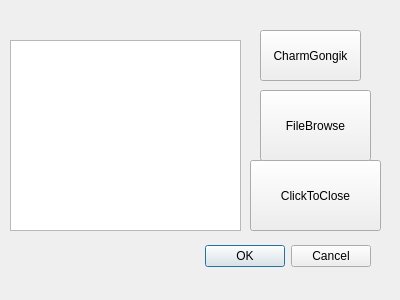
<?xml version="1.0" encoding="UTF-8"?>
<ui version="4.0">
 <class>Dialog</class>
 <widget class="QDialog" name="Dialog">
  <property name="geometry">
   <rect>
    <x>0</x>
    <y>0</y>
    <width>400</width>
    <height>300</height>
   </rect>
  </property>
  <property name="windowTitle">
   <string>Dialog</string>
  </property>
  <widget class="QDialogButtonBox" name="buttonBox">
   <property name="geometry">
    <rect>
     <x>30</x>
     <y>240</y>
     <width>341</width>
     <height>32</height>
    </rect>
   </property>
   <property name="orientation">
    <enum>Qt::Horizontal</enum>
   </property>
   <property name="standardButtons">
    <set>QDialogButtonBox::Cancel|QDialogButtonBox::Ok</set>
   </property>
  </widget>
  <widget class="QPushButton" name="pushButton">
   <property name="geometry">
    <rect>
     <x>250</x>
     <y>160</y>
     <width>131</width>
     <height>71</height>
    </rect>
   </property>
   <property name="text">
    <string>ClickToClose</string>
   </property>
  </widget>
  <widget class="QPushButton" name="pushButton_2">
   <property name="geometry">
    <rect>
     <x>260</x>
     <y>90</y>
     <width>111</width>
     <height>71</height>
    </rect>
   </property>
   <property name="text">
    <string>FileBrowse</string>
   </property>
  </widget>
  <widget class="QListWidget" name="listWidget">
   <property name="geometry">
    <rect>
     <x>10</x>
     <y>40</y>
     <width>231</width>
     <height>191</height>
    </rect>
   </property>
  </widget>
  <widget class="QPushButton" name="pushButton_3">
   <property name="geometry">
    <rect>
     <x>260</x>
     <y>30</y>
     <width>101</width>
     <height>51</height>
    </rect>
   </property>
   <property name="text">
    <string>CharmGongik</string>
   </property>
  </widget>
 </widget>
 <resources/>
 <connections>
  <connection>
   <sender>buttonBox</sender>
   <signal>accepted()</signal>
   <receiver>Dialog</receiver>
   <slot>accept()</slot>
   <hints>
    <hint type="sourcelabel">
     <x>248</x>
     <y>254</y>
    </hint>
    <hint type="destinationlabel">
     <x>157</x>
     <y>274</y>
    </hint>
   </hints>
  </connection>
  <connection>
   <sender>buttonBox</sender>
   <signal>rejected()</signal>
   <receiver>Dialog</receiver>
   <slot>reject()</slot>
   <hints>
    <hint type="sourcelabel">
     <x>316</x>
     <y>260</y>
    </hint>
    <hint type="destinationlabel">
     <x>286</x>
     <y>274</y>
    </hint>
   </hints>
  </connection>
  <connection>
   <sender>pushButton</sender>
   <signal>clicked()</signal>
   <receiver>Dialog</receiver>
   <slot>close()</slot>
   <hints>
    <hint type="sourcelabel">
     <x>298</x>
     <y>190</y>
    </hint>
    <hint type="destinationlabel">
     <x>106</x>
     <y>67</y>
    </hint>
   </hints>
  </connection>
 </connections>
</ui>
